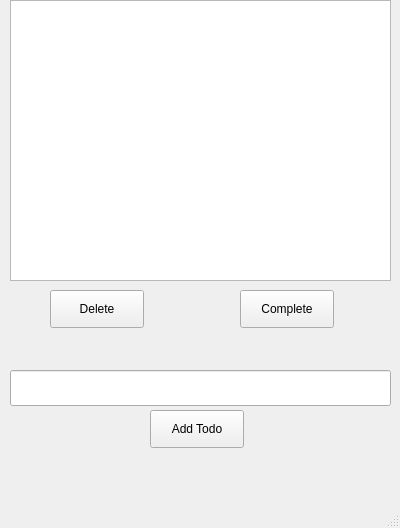
<?xml version="1.0" encoding="UTF-8"?>
<ui version="4.0">
 <class>MainWindow</class>
 <widget class="QMainWindow" name="MainWindow">
  <property name="geometry">
   <rect>
    <x>0</x>
    <y>0</y>
    <width>400</width>
    <height>528</height>
   </rect>
  </property>
  <property name="windowTitle">
   <string>Todolist PySide2</string>
  </property>
  <widget class="QWidget" name="centralwidget">
   <widget class="QListView" name="todoView">
    <property name="geometry">
     <rect>
      <x>10</x>
      <y>0</y>
      <width>381</width>
      <height>281</height>
     </rect>
    </property>
   </widget>
   <widget class="QLineEdit" name="todoedit">
    <property name="geometry">
     <rect>
      <x>10</x>
      <y>370</y>
      <width>381</width>
      <height>36</height>
     </rect>
    </property>
   </widget>
   <widget class="QPushButton" name="deleteButton">
    <property name="geometry">
     <rect>
      <x>50</x>
      <y>290</y>
      <width>94</width>
      <height>38</height>
     </rect>
    </property>
    <property name="text">
     <string>Delete</string>
    </property>
   </widget>
   <widget class="QPushButton" name="addButton">
    <property name="geometry">
     <rect>
      <x>150</x>
      <y>410</y>
      <width>94</width>
      <height>38</height>
     </rect>
    </property>
    <property name="text">
     <string>Add Todo</string>
    </property>
   </widget>
   <widget class="QPushButton" name="completeButton">
    <property name="geometry">
     <rect>
      <x>240</x>
      <y>290</y>
      <width>94</width>
      <height>38</height>
     </rect>
    </property>
    <property name="text">
     <string>Complete</string>
    </property>
   </widget>
  </widget>
  <widget class="QMenuBar" name="menubar">
   <property name="geometry">
    <rect>
     <x>0</x>
     <y>0</y>
     <width>400</width>
     <height>37</height>
    </rect>
   </property>
  </widget>
  <widget class="QStatusBar" name="statusbar"/>
 </widget>
 <resources/>
 <connections/>
</ui>
